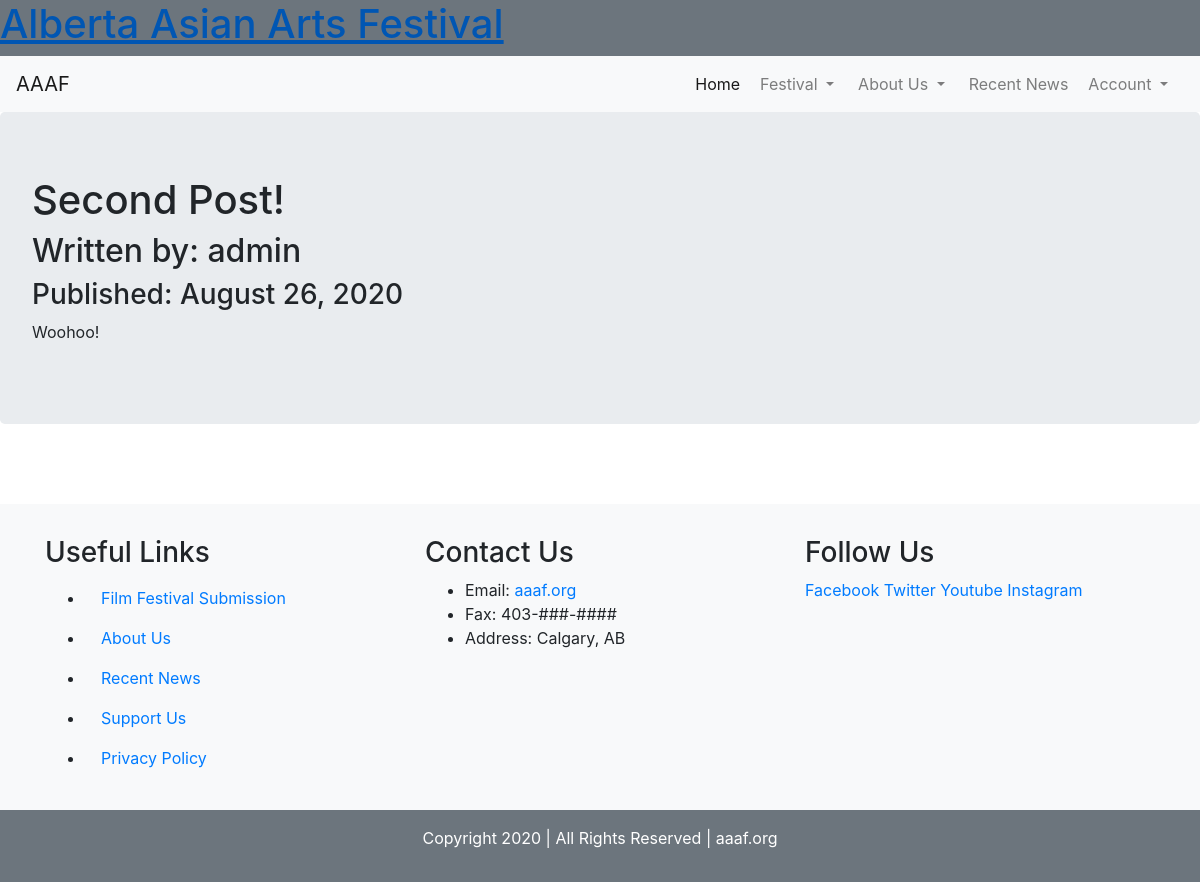
/2, run on the app's committed database.
### aaaf/models.py (models this page shows, shortened)
class BlogPost(db.Model):
    __tablename__ = 'blogposts'
    users = db.relationship(User)
    id = db.Column(db.Integer, primary_key=True)
    user_id = db.Column(db.Integer, db.ForeignKey('users.id'), nullable=False)
    date = db.Column(db.DateTime, nullable=False, default=datetime.utcnow)
    title = db.Column(db.String(140), nullable=False)
    text = db.Column(db.Text, nullable=False)
    image = db.Column(db.String(128), default='default.jpg')

class User(db.Model, UserMixin):
    __tablename__ = 'users'
    id = db.Column(db.Integer, primary_key=True)
    email = db.Column(db.String(64), unique=True, nullable=False)
    username = db.Column(db.String(64), unique=True, nullable=False)
    password_hash = db.Column(db.String(128))
    profile_image = db.Column(db.String(64), nullable=False, default='default.jpg')
    posts = db.relationship('BlogPost', backref='author', lazy=True)

### aaaf/users/views.py (the view)
@users.route('/<username>')
def user_posts(username):
    page = request.args.get('page', 1, type=int)
    user = User.query.filter_by(username=username).first_or_404()
    blog_posts = BlogPost.query.filter_by(author=user).order_by(BlogPost.date.desc()).paginate(page=page, per_page=5)
    return render_template('user_pages/user_blog_posts.html', blog_posts=blog_posts, user=user)

### aaaf/blogs/views.py (called while the page is built)
@blog_posts.route('/<int:blog_post_id>')
def blog_post(blog_post_id):
    blog_post = BlogPost.query.get_or_404(blog_post_id)
    return render_template('blog_pages/blog_post.html',
                            title=blog_post.title,
                            date=blog_post.date,
                            post=blog_post)

### aaaf/templates/blog_pages/blog_post.html (shortened to what this page needs)
{% extends 'base.html' %}
{% block content %}
<div class="jumbotron">
  <h1>{{ post.title }}</h1>
  <h2>Written by: {{post.author.username}}</h2>
  <h3>Published: {{ post.date.strftime('%B %d, %Y') }}</h3>
  <p>{{post.text}}</p>
</div>
{% endblock content %}

### aaaf/static/main.css (style rules this page uses)
body { display: flex; min-height: 100vh; flex-direction: column; }

### data on the page
BlogPost: title "Second Post!", date "August 26, 2020", text "Woohoo!"
User: author.username "admin"
